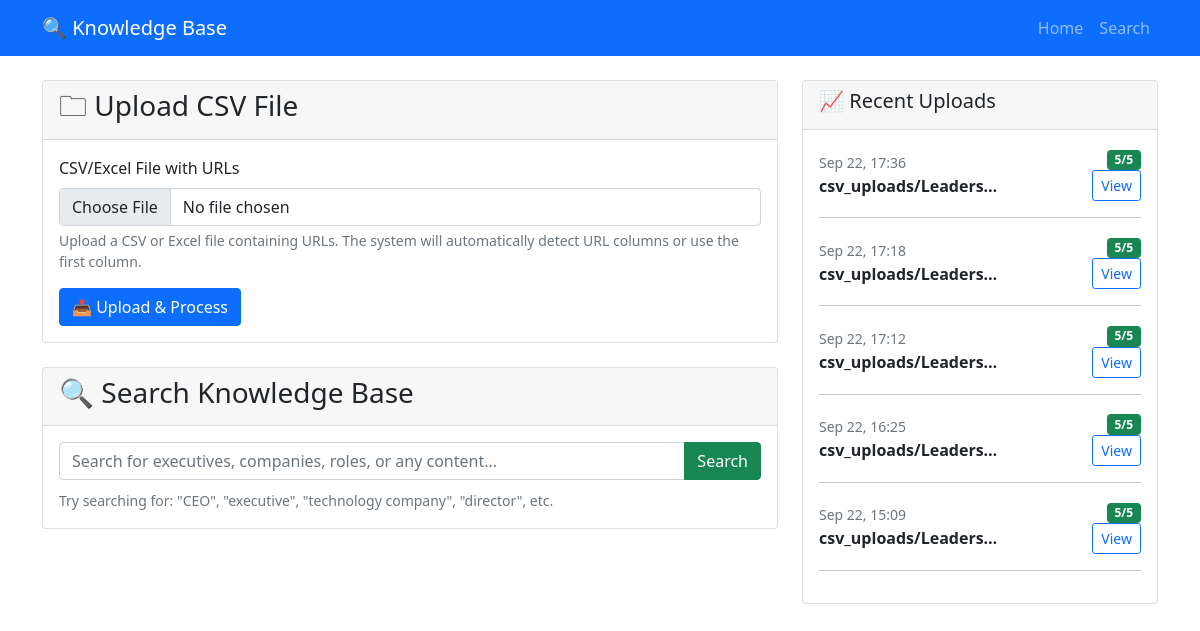
The page / on the database its author committed.
### knowledge_base/models.py (models this page shows, shortened)
class CSVUpload(models.Model):
    file = models.FileField(upload_to='csv_uploads/')
    uploaded_at = models.DateTimeField(default=timezone.now)
    processed = models.BooleanField(default=False)
    total_urls = models.IntegerField(default=0)
    processed_urls = models.IntegerField(default=0)

### knowledge_base/views.py (the view)
# urls.py: path('', views.HomeView.as_view(), name='home'),
class HomeView(TemplateView):
    template_name = 'knowledge_base/home.html'
    def get_context_data(self, **kwargs):
        context = super().get_context_data(**kwargs)
        context['recent_uploads'] = CSVUpload.objects.order_by('-uploaded_at')[:5]
        return context

### templates/knowledge_base/home.html (shortened to what this page needs)
{% extends 'base.html' %}
{% block content %}
<div class="row">
    <div class="col-lg-8">
        <div class="card">
            <div class="card-header">
                <h3>🗀 Upload CSV File</h3>
            </div>
            <div class="card-body">
                <form method="post" action="{% url 'upload_csv' %}" enctype="multipart/form-data">
                    <div class="mb-3">
                        <label for="csv_file" class="form-label">CSV/Excel File with URLs</label>
                        <input type="file" class="form-control" id="csv_file" name="csv_file"
                               accept=".csv,.xlsx,.xls" required>
                        <div class="form-text">
                            Upload a CSV or Excel file containing URLs. The system will automatically
                            detect URL columns or use the first column.
                        </div>
                    </div>
                    <button type="submit" class="btn btn-primary">📤 Upload & Process</button>
                </form>
            </div>
        </div>
        <div class="card mt-4">
            <div class="card-header">
                <h3>🔍 Search Knowledge Base</h3>
            </div>
            <div class="card-body">
                <form method="get" action="{% url 'search' %}">
                    <div class="input-group">
                        <input type="text" class="form-control" name="q"
                               placeholder="Search for executives, companies, roles, or any content..."
                               value="{{ request.GET.q }}">
                        <button type="submit" class="btn btn-success">Search</button>
                    </div>
                </form>
                <div class="mt-2">
                    <small class="text-muted">
                        Try searching for: "CEO", "executive", "technology company", "director", etc.
                    </small>
                </div>
            </div>
        </div>
    </div>
    <div class="col-lg-4">
        <div class="card">
            <div class="card-header">
                <h5>📈 Recent Uploads</h5>
            </div>
            <div class="card-body">
                {% if recent_uploads %}
                    {% for upload in recent_uploads %}
                        <div class="d-flex justify-content-between align-items-center mb-2">
                            <div>
                                <small class="text-muted">{{ upload.uploaded_at|date:"M d, H:i" }}</small><br>
                                <strong>{{ upload.file.name|truncatechars:20 }}</strong>
                            </div>
                            <div class="text-end">
                                <span class="badge bg-{% if upload.processed %}success{% else %}warning{% endif %}">
                                    {{ upload.processed_urls }}/{{ upload.total_urls }}
                                </span>
                                <br>
                                <a href="{% url 'upload_status' upload.id %}" class="btn btn-sm btn-outline-primary">View</a>
                            </div>
                        </div>
                        <hr>
                    {% endfor %}
                {% else %}
                    <p class="text-muted">No uploads yet.</p>
                {% endif %}
            </div>
        </div>
    </div>
</div>
{% endblock %}

### rows shown on the page
CSVUpload: uploaded_at "Sep 22, 17:36", file.name "csv_uploads/Leaders…", processed_urls "5", total_urls "5"
CSVUpload: uploaded_at "Sep 22, 17:18", file.name "csv_uploads/Leaders…", processed_urls "5", total_urls "5"
CSVUpload: uploaded_at "Sep 22, 17:12", file.name "csv_uploads/Leaders…", processed_urls "5", total_urls "5"
CSVUpload: uploaded_at "Sep 22, 16:25", file.name "csv_uploads/Leaders…", processed_urls "5", total_urls "5"
CSVUpload: uploaded_at "Sep 22, 15:09", file.name "csv_uploads/Leaders…", processed_urls "5", total_urls "5"
